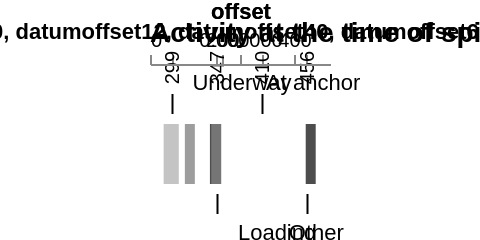

Vega-Lite specification stored for this chart:
### Vega-Lite specification from a JSON file in a GitHub repository (floating-point values rounded to 4 significant figures)
{"$schema": "https://vega.github.io/schema/vega-lite/v4.json", "description": "Operation at the time of incident for spills over 700 tonnes since 1970.", "width": 240, "height": 120, "padding": 0, "autosize": "fit", "view": {"stroke": null}, "datasets": {"values": [{"id": 6, "activity": "Underway", "location": "open water", "value": 230, "offset": 230, "_index_": 0}, {"id": 5, "activity": "Underway", "location": "inland", "value": 81, "offset": 311, "_index_": 1}, {"id": 4, "activity": "Loading/Discharging", "location": "", "value": 42, "offset": 353, "_index_": 2}, {"id": 3, "activity": "At anchor", "location": "inland", "value": 17, "offset": 370, "_index_": 3}, {"id": 2, "activity": "At anchor", "location": "open water", "value": 9, "offset": 379, "_index_": 4}, {"id": 1, "activity": "Others or unknown", "location": "", "value": 83, "offset": 462, "_index_": 5}]}, "layer": [{"data": {"name": "values"}, "encoding": {"x": {"field": "value", "type": "quantitative", "axis": {"labels": false, "title": false, "grid": false, "ticks": false, "domain": false}}, "fill": {"field": "activity", "type": "nominal", "scale": {"scheme": "greys"}, "legend": false}, "y": {"value": 30}, "y2": {"value": 60}, "detail": {"field": "id", "type": "quantitative"}}, "layer": [{"mark": {"type": "bar"}}]}, {"data": {"name": "values"}, "encoding": {"x": {"field": "offset", "type": "quantitative"}, "fill": {"value": "black"}, "y": {"value": 75}, "text": {"field": "value", "type": "quantitative"}}, "layer": [{"mark": {"type": "text", "dx": -40, "dy": -50, "align": "left", "fontWeight": "bold"}, "transform": [{"filter": "((datum[\"_index_\"] != null) ? datum[\"_index_\"]!=1: false)", "_customized": true}, {"filter": "((datum[\"_index_\"] != null) ? datum[\"_index_\"]!=5: false)", "_customized": true}, {"filter": "((datum[\"_index_\"] != null) ? datum[\"_index_\"]!=3: false)", "_customized": true}, {"filter": "((datum[\"_index_\"] != null) ? datum[\"_index_\"]!=4: false)", "_customized": true}, {"filter": "((datum[\"_index_\"] != null) ? datum[\"_index_\"]!=2: false)", "_customized": true}]}, {"mark": {"type": "text", "dx": -40, "dy": 50, "align": "left", "fontWeight": "bold"}, "transform": [{"filter": "((datum[\"_index_\"] != null) ? datum[\"_index_\"]==1: true)", "_customized": true}]}, {"mark": {"type": "text", "dx": -5, "dy": 50, "align": "left", "fontWeight": "bold"}, "transform": [{"filter": "((datum[\"_index_\"] != null) ? datum[\"_index_\"]==5: true)", "_customized": true}]}, {"mark": {"type": "text", "dx": 5, "dy": 50, "align": "left", "fontWeight": "bold"}, "transform": [{"filter": "((datum[\"_index_\"] != null) ? datum[\"_index_\"]==3: true)", "_customized": true}]}, {"mark": {"type": "text", "dx": 60, "dy": -50, "align": "left", "fontWeight": "bold"}, "transform": [{"filter": "((datum[\"_index_\"] != null) ? datum[\"_index_\"]==4: true)", "_customized": true}]}, {"mark": {"type": "text", "dx": -30, "dy": -50, "align": "left", "fontWeight": "bold"}, "transform": [{"filter": "((datum[\"_index_\"] != null) ? datum[\"_index_\"]==2: true)", "_customized": true}]}], "transform": [{"calculate": "datum.activity + if(datum.location != '', ' (' + datum.location + ')', '')", "as": "datumactivitydatumlocationdatumlocation"}, {"filter": "((datum[\"_index_\"] != null) ? datum[\"_index_\"]!=0: false)", "datum": {"id": 6, "activity": "Underway", "location": "open water", "value": 230, "offset": 230, "_index_": 0, "datumactivitydatumlocationdatumlocation": "Underway (open water)"}, "text": "230", "marktype": "text", "path": ["layer", "1", "layer", "0"]}, {"filter": "((datum[\"_index_\"] != null) ? datum[\"_index_\"]!=1: false)", "datum": {"id": 5, "activity": "Underway", "location": "inland", "value": 81, "offset": 311, "_index_": 1, "datumactivitydatumlocationdatumlocation": "Underway (inland)"}, "text": "81", "marktype": "text", "path": ["layer", "1", "layer", "1"]}, {"filter": "((datum[\"_index_\"] != null) ? datum[\"_index_\"]!=5: false)", "datum": {"id": 1, "activity": "Others or unknown", "location": "", "value": 83, "offset": 462, "_index_": 5, "datumactivitydatumlocationdatumlocation": "Others or unknown"}, "text": "83", "marktype": "text", "path": ["layer", "1", "layer", "2"]}, {"filter": "((datum[\"_index_\"] != null) ? datum[\"_index_\"]!=3: false)", "datum": {"id": 3, "activity": "At anchor", "location": "inland", "value": 17, "offset": 370, "_index_": 3, "datumactivitydatumlocationdatumlocation": "At anchor (inland)"}, "text": "17", "marktype": "text", "path": ["layer", "1", "layer", "3"]}, {"filter": "((datum[\"_index_\"] != null) ? datum[\"_index_\"]!=4: false)", "datum": {"id": 2, "activity": "At anchor", "location": "open water", "value": 9, "offset": 379, "_index_": 4, "datumactivitydatumlocationdatumlocation": "At anchor (open water)"}, "text": "9", "marktype": "text", "path": ["layer", "1", "layer", "4"]}, {"filter": "((datum[\"_index_\"] != null) ? datum[\"_index_\"]!=2: false)", "datum": {"id": 4, "activity": "Loading/Discharging", "location": "", "value": 42, "offset": 353, "_index_": 2, "datumactivitydatumlocationdatumlocation": "Loading/Discharging"}, "text": "42", "marktype": "text", "path": ["layer", "1", "layer", "5"]}]}, {"data": {"name": "values"}, "encoding": {"x": {"field": "offset", "type": "quantitative"}, "fill": {"value": "black"}, "y": {"value": 75}, "text": {"field": "activity", "type": "nominal"}}, "layer": [{"mark": {"type": "text", "dx": 0, "dy": -65, "align": "center"}, "transform": [{"filter": "((datum[\"_index_\"] != null) ? datum[\"_index_\"]!=1: false)", "_customized": true}, {"filter": "((datum[\"_index_\"] != null) ? datum[\"_index_\"]!=5: false)", "_customized": true}, {"filter": "((datum[\"_index_\"] != null) ? datum[\"_index_\"]!=3: false)", "_customized": true}, {"filter": "((datum[\"_index_\"] != null) ? datum[\"_index_\"]!=2: false)", "_customized": true}]}, {"mark": {"type": "text", "dx": -10, "dy": -65, "align": "center"}, "transform": [{"filter": "((datum[\"_index_\"] != null) ? datum[\"_index_\"]==1: true)", "_customized": true}]}, {"mark": {"type": "text", "dx": 0, "dy": 10, "align": "center"}, "transform": [{"filter": "((datum[\"_index_\"] != null) ? datum[\"_index_\"]==5: true)", "_customized": true}], "encoding": {"text": {"value": "Other"}}}, {"mark": {"type": "text", "dx": 15, "dy": -65, "align": "center"}, "transform": [{"filter": "((datum[\"_index_\"] != null) ? datum[\"_index_\"]==3: true)", "_customized": true}]}, {"mark": {"type": "text", "dx": 0, "dy": -65, "align": "center"}, "transform": [{"filter": "((datum[\"_index_\"] != null) ? datum[\"_index_\"]==4: true)", "_customized": true}]}, {"mark": {"type": "text", "dx": 0, "dy": 10, "align": "center"}, "transform": [{"filter": "((datum[\"_index_\"] != null) ? datum[\"_index_\"]==2: true)", "_customized": true}], "encoding": {"text": {"value": "Loading"}}}, {"mark": {"type": "text", "dx": 0, "dy": -65, "align": "center"}, "transform": [{"filter": "((datum[\"_index_\"] != null) ? datum[\"_index_\"]==0: true)", "_customized": true}]}], "transform": [{"calculate": "datum.activity + if(datum.location != '', ' (' + datum.location + ')', '')", "as": "datumactivitydatumlocationdatumlocation"}, {"filter": "((datum[\"_index_\"] != null) ? datum[\"_index_\"]!=0: false)", "datum": {"id": 6, "activity": "Underway", "location": "open water", "value": 230, "offset": 230, "_index_": 0, "datumactivitydatumlocationdatumlocation": "Underway (open water)"}, "text": "Underway", "marktype": "text", "path": ["layer", "2", "layer", "0"]}, {"filter": "((datum[\"_index_\"] != null) ? datum[\"_index_\"]!=4: false)", "datum": {"id": 2, "activity": "At anchor", "location": "open water", "value": 9, "offset": 379, "_index_": 4, "datumactivitydatumlocationdatumlocation": "At anchor (open water)"}, "text": "At anchor", "marktype": "text", "path": ["layer", "2", "layer", "4"]}]}, {"data": {"name": "_data_7", "values": [{"name": "default"}]}, "encoding": {"text": {"value": "Activity at the time of spill"}, "y": {"value": 0}, "x": {"value": 0}}, "layer": [{"mark": {"type": "text", "fontSize": 14, "fontWeight": "bold", "dy": -15, "align": "left"}}], "transform": [{"calculate": "0-10", "as": "_10"}]}, {"data": {"name": "_data_7_copy", "values": [{"name": "default"}]}, "encoding": {"text": {"value": "Operation at the time of incident for spills over 700 tonnes since 1970"}, "y": {"value": 0}, "x": {"value": 0}}, "layer": [{"mark": {"type": "text", "fontSize": 12, "dy": 5, "align": "left"}}], "transform": [{"calculate": "0-10", "as": "_10"}, {"filter": "false", "datum": {"name": "default", "_10": -10}, "text": "Operation at the time of incident for spills over 700 tonnes since 1970", "marktype": "text", "path": ["layer", "4", "layer", "0"]}]}, {"data": {"name": "values"}, "encoding": {"x": {"field": "datumoffset50", "_label": "=datum.offset-50"}, "y": {"value": 15}, "y2": {"value": 65}}, "layer": [{"mark": {"type": "rule"}, "transform": [{"filter": "((datum[\"_index_\"] != null) ? datum[\"_index_\"]!=1: false)", "_customized": true}, {"filter": "((datum[\"_index_\"] != null) ? datum[\"_index_\"]!=3: false)", "_customized": true}, {"filter": "((datum[\"_index_\"] != null) ? datum[\"_index_\"]!=5: false)", "_customized": true}, {"filter": "((datum[\"_index_\"] != null) ? datum[\"_index_\"]!=2: false)", "_customized": true}]}, {"mark": {"type": "rule"}, "transform": [{"filter": "((datum[\"_index_\"] != null) ? datum[\"_index_\"]==1: true)", "_customized": true}], "encoding": {"y2": {"value": 25}, "y": {"value": 15}, "x": {"field": "datumoffset12", "_label": "=datum.offset-12"}}}, {"mark": {"type": "rule"}, "transform": [{"filter": "((datum[\"_index_\"] != null) ? datum[\"_index_\"]==3: true)", "_customized": true}], "encoding": {"y2": {"value": 25}, "y": {"value": 15}, "x": {"field": "datumoffset40", "_label": "=datum.offset+40"}}}, {"mark": {"type": "rule"}, "transform": [{"filter": "((datum[\"_index_\"] != null) ? datum[\"_index_\"]==5: true)", "_customized": true}], "encoding": {"y2": {"value": 75}, "y": {"value": 65}, "x": {"field": "datumoffset6", "_label": "=datum.offset-6"}}}, {"mark": {"type": "rule"}, "transform": [{"filter": "((datum[\"_index_\"] != null) ? datum[\"_index_\"]==4: true)", "_customized": true}], "encoding": {"x": {"field": "datumoffset6", "_label": "=datum.offset-6"}}}, {"mark": {"type": "rule"}, "transform": [{"filter": "((datum[\"_index_\"] != null) ? datum[\"_index_\"]==2: true)", "_customized": true}], "encoding": {"x": {"field": "datumoffset6", "_label": "=datum.offset-6"}, "y": {"value": 65}, "y2": {"value": 75}}}, {"mark": {"type": "rule"}, "transform": [{"filter": "((datum[\"_index_\"] != null) ? datum[\"_index_\"]==0: true)", "_customized": true}], "encoding": {"x": {"field": "datumoffset2", "_label": "=datum.offset-2"}}}], "transform": [{"calculate": "datum.offset-50", "as": "datumoffset50"}, {"calculate": "datum.offset + 50", "as": "datumoffset50"}, {"calculate": "datum.offset - 50", "as": "datumoffset50"}, {"calculate": "datum.offset + 45", "as": "datumoffset45"}, {"calculate": "datum.offset+10", "as": "datumoffset10"}, {"calculate": "datum.offset + 10", "as": "datumoffset10"}, {"calculate": "datum.offset", "as": "datumoffset"}, {"calculate": "datum.offset-5", "as": "datumoffset5"}, {"calculate": "datum.offset - 5", "as": "datumoffset5"}, {"calculate": "datum.offset-30", "as": "datumoffset30"}, {"calculate": "datum.offset+10", "as": "datumoffset10"}, {"calculate": "datum.offset-5", "as": "datumoffset5"}, {"calculate": "datum.offset-2", "as": "datumoffset2"}, {"calculate": "datum.offset-2", "as": "datumoffset2"}, {"calculate": "datum.offset-2", "as": "datumoffset2"}, {"calculate": "datum.offset-2", "as": "datumoffset2"}, {"calculate": "datum.offset-2", "as": "datumoffset2"}, {"calculate": "datum.offset-2", "as": "datumoffset2"}, {"calculate": "datum.offset-2", "as": "datumoffset2"}, {"filter": "((datum[\"_index_\"] != null) ? datum[\"_index_\"]!=0: false)", "datum": {"id": 6, "activity": "Underway", "location": "open water", "value": 230, "offset": 230, "_index_": 0, "datumoffset50": 180, "datumoffset45": 275, "datumoffset10": 240, "datumoffset": 230, "datumoffset5": 225, "datumoffset30": 200, "datumoffset2": 228}, "text": "228", "marktype": "rule", "path": ["layer", "5", "layer", "6"]}, {"calculate": "datum.offset-6", "as": "datumoffset6"}, {"calculate": "datum.offset-6", "as": "datumoffset6"}, {"calculate": "datum.offset-6", "as": "datumoffset6"}, {"calculate": "datum.offset-6", "as": "datumoffset6"}, {"calculate": "datum.offset-6", "as": "datumoffset6"}, {"filter": "((datum[\"_index_\"] != null) ? datum[\"_index_\"]!=4: false)", "datum": {"id": 2, "activity": "At anchor", "location": "open water", "value": 9, "offset": 379, "_index_": 4, "datumoffset50": 329, "datumoffset45": 424, "datumoffset10": 389, "datumoffset": 379, "datumoffset5": 374, "datumoffset30": 349, "datumoffset2": 377, "datumoffset6": 373}, "text": "373", "marktype": "rule", "path": ["layer", "5", "layer", "4"]}, {"calculate": "datum.offset+30", "as": "datumoffset30"}, {"calculate": "datum.offset+35", "as": "datumoffset35"}, {"calculate": "datum.offset+40", "as": "datumoffset40"}, {"calculate": "datum.offset-12", "as": "datumoffset12"}]}, {"data": {"name": "_data_1", "values": [{"name": "default"}]}, "encoding": {"text": {"value": "text"}}, "layer": [{"mark": {"type": "text"}}], "transform": [{"filter": "false", "datum": {"name": "default"}, "text": "text", "marktype": "text", "path": ["layer", "6", "layer", "0"]}]}]}
